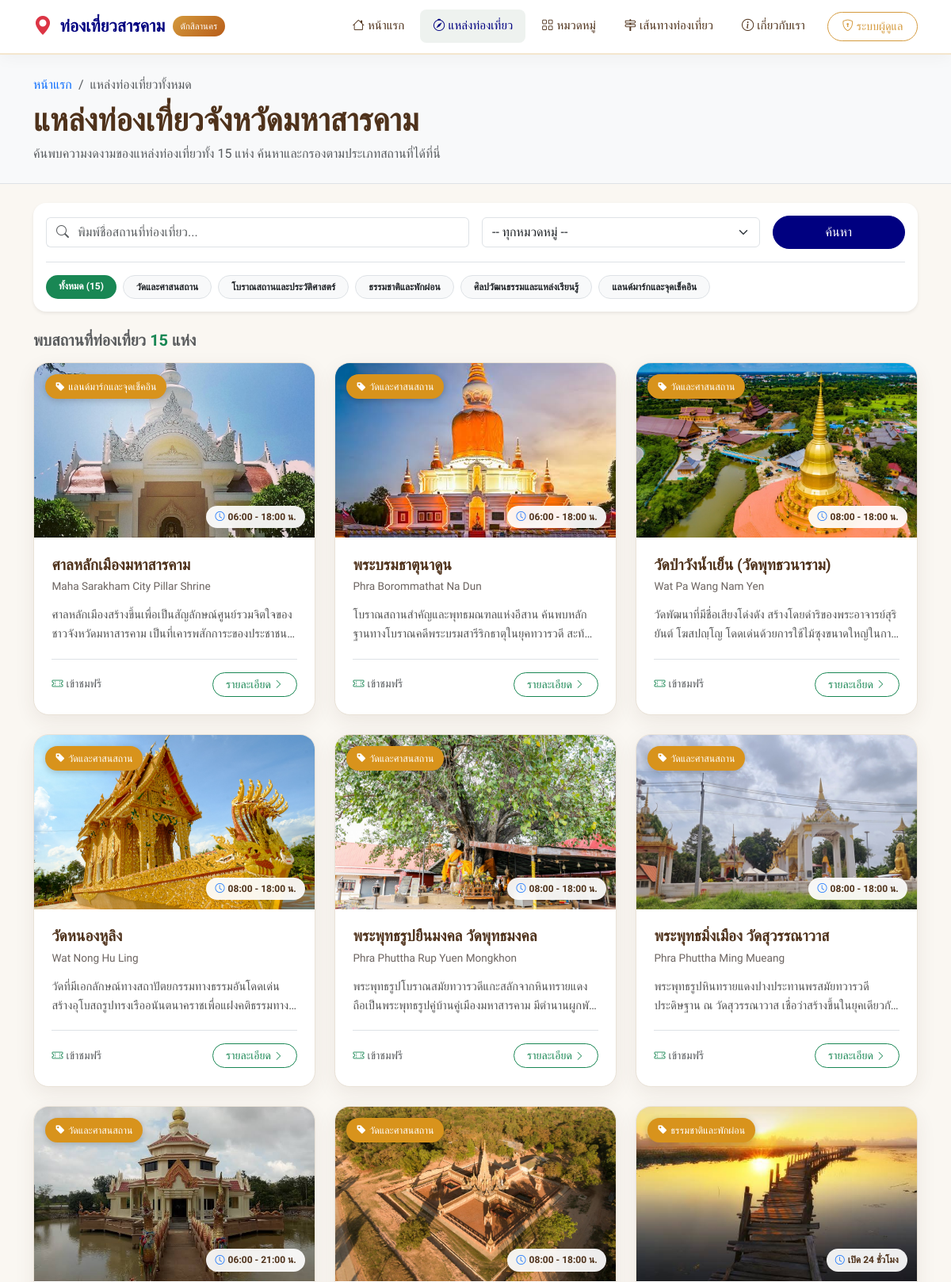
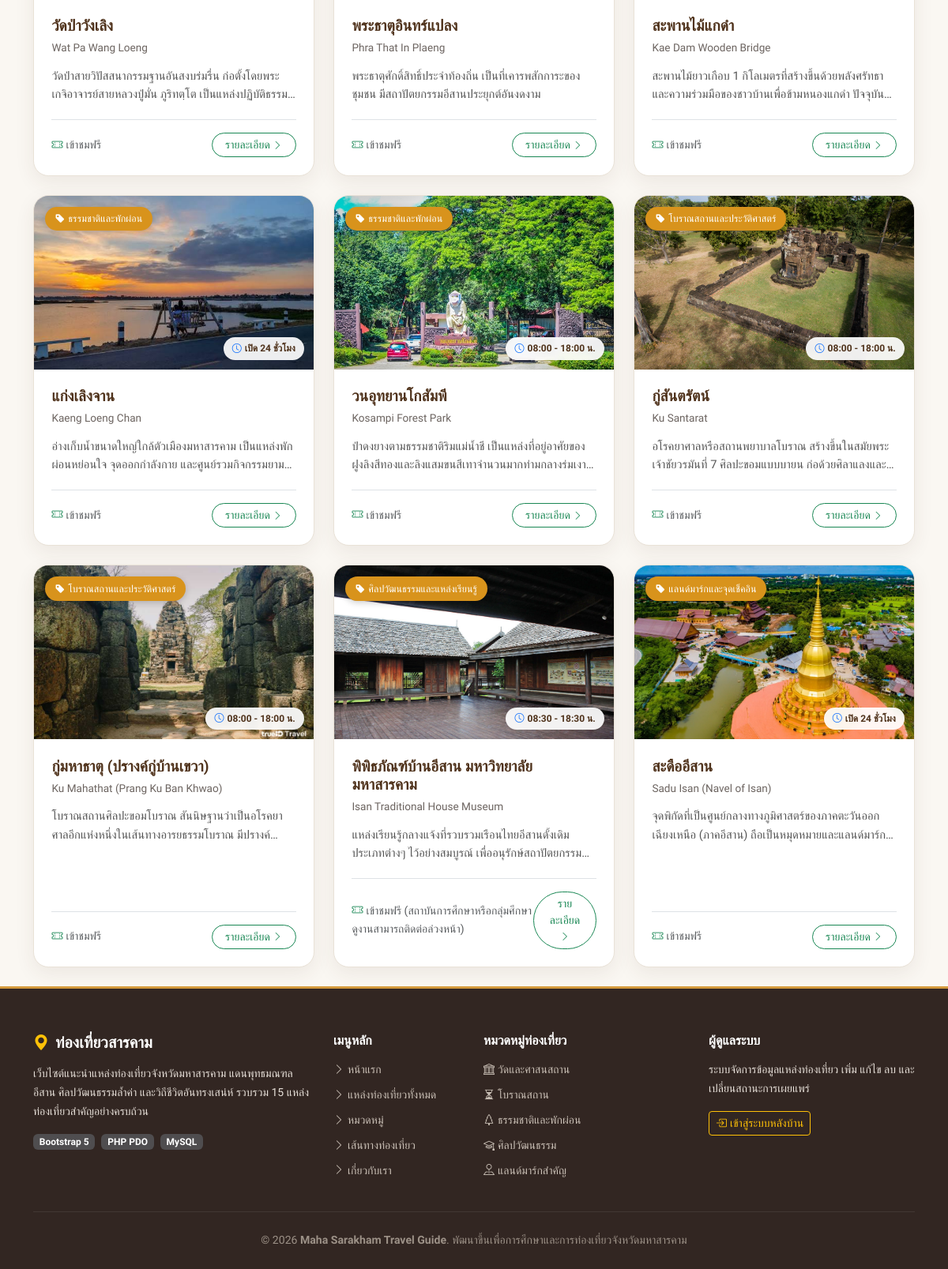
The page /attractions.php on the database its author committed (2 pictures, top to bottom).
### tables this page shows
CREATE TABLE `categories` (
  `id` INT(11) NOT NULL AUTO_INCREMENT,
  `name` VARCHAR(100) NOT NULL,
  `slug` VARCHAR(100) NOT NULL,
  `description` TEXT DEFAULT NULL,
  `icon` VARCHAR(50) DEFAULT 'bi-geo-alt',
  `created_at` TIMESTAMP NOT NULL DEFAULT CURRENT_TIMESTAMP,
  PRIMARY KEY (`id`),
  UNIQUE KEY `slug_unique` (`slug`)
);

CREATE TABLE `attractions` (
  `id` INT(11) NOT NULL AUTO_INCREMENT,
  `category_id` INT(11) NOT NULL,
  `name_th` VARCHAR(150) NOT NULL,
  `name_en` VARCHAR(150) DEFAULT NULL,
  `slug` VARCHAR(150) NOT NULL,
  `history` TEXT DEFAULT NULL,
  `highlights` TEXT DEFAULT NULL,
  `opening_time` TIME DEFAULT NULL,
  `closing_time` TIME DEFAULT NULL,
  `is_open_24_hours` TINYINT(1) NOT NULL DEFAULT 0,
  `operating_days` VARCHAR(100) DEFAULT 'เปิดให้บริการทุกวัน',
  `admission_fee` VARCHAR(150) DEFAULT 'ยังไม่มีข้อมูลยืนยัน',
  `image_url` VARCHAR(255) DEFAULT 'assets/images/default.jpg',
  `address` TEXT DEFAULT NULL,
  `travel_info` TEXT DEFAULT 'ยังไม่มีข้อมูลยืนยัน',
  `google_maps_url` TEXT NOT NULL,
  `facilities` TEXT DEFAULT 'ยังไม่มีข้อมูลยืนยัน',
  `nearby_places` TEXT DEFAULT 'ยังไม่มีข้อมูลยืนยัน',
  `visitor_tips` TEXT DEFAULT 'ยังไม่มีข้อมูลยืนยัน',
  `status` ENUM('published', 'draft') NOT NULL DEFAULT 'published',
  `created_at` TIMESTAMP NOT NULL DEFAULT CURRENT_TIMESTAMP,
  `updated_at` TIMESTAMP NOT NULL DEFAULT CURRENT_TIMESTAMP ON UPDATE CURRENT_TIMESTAMP,
  PRIMARY KEY (`id`),
  UNIQUE KEY `slug_unique` (`slug`),
  KEY `fk_attractions_category` (`category_id`),
  CONSTRAINT `fk_attractions_category` FOREIGN KEY (`category_id`) REFERENCES `categories` (`id`) ON UPDATE CASCADE ON DELETE RESTRICT
);

### includes/functions.php (called while the page is built, shortened)
<?php
if (!function_exists('e')) {
    function e($string) {
        return htmlspecialchars((string)$string, ENT_QUOTES, 'UTF-8');
    }
}
if (!function_exists('format_time_range')) {
    function format_time_range($open, $close, $is_24_hours) {
        if ($is_24_hours) {
            return 'เปิด 24 ชั่วโมง';
        }
        return date('H:i', strtotime($open)) . ' - ' . date('H:i', strtotime($close)) . ' น.';
    }
}
if (!function_exists('get_image_url')) {
    function get_image_url($path) {
        if (!empty($path)) {
            if (file_exists(__DIR__ . '/../' . $path)) {
                return $path;
            }
            static $fallback_map = [
                '1.' => 'assets/images/attractions/city-pillar.jpg',
                '2.' => 'assets/images/attractions/phra-borommathat-na-dun.jpg',
                '3.' => 'assets/images/attractions/wat-pa-wang-nam-yen.jpg',
                '4.' => 'assets/images/attractions/wat-nong-hu-ling.jpg',
                '5.' => 'assets/images/attractions/wat-phuttha-mongkhon.jpg',
                '6.' => 'assets/images/attractions/wat-suwannawat.jpg',
                '7.' => 'assets/images/attractions/wat-pa-wang-loeng.jpg',
                '8.' => 'assets/images/attractions/phra-that-in-plaeng.jpg',
                '9.' => 'assets/images/attractions/kae-dam-bridge.jpg',
                '10.' => 'assets/images/attractions/kaeng-loeng-chan.jpg',
                '11.' => 'assets/images/attractions/kosampi-park.jpg',
                '12.' => 'assets/images/attractions/ku-santarat.jpg',
                '13.' => 'assets/images/attractions/ku-mahathat.jpg',
                '14.' => 'assets/images/attractions/isan-museum.jpg',
                '15.' => 'assets/images/attractions/sadu-isan.jpg',
            ];
            foreach ($fallback_map as $key => $target) {
                if (strpos($path, $key) !== false && file_exists(__DIR__ . '/../' . $target)) {
                    return $target;
                }
            }
        }
        return 'assets/images/placeholder.svg';
    }
}
?>

### attractions.php (the view, shortened to what this page needs)
<?php
require_once __DIR__ . '/config/db.php';
require_once __DIR__ . '/includes/functions.php';
$search_query = isset($_GET['q']) ? trim($_GET['q']) : '';
$category_filter = isset($_GET['category']) ? (int)$_GET['category'] : 0;
try {
    $cat_stmt = $pdo->query("SELECT * FROM categories ORDER BY id ASC");
    $categories = $cat_stmt->fetchAll();
} catch (PDOException $e) {
    $categories = [];
}
$sql = "
    SELECT a.*, c.name as category_name
    FROM attractions a
    JOIN categories c ON a.category_id = c.id
    WHERE a.status = 'published'
";
$params = [];
$sql .= " ORDER BY a.id ASC";
try {
    $stmt = $pdo->prepare($sql);
    $stmt->execute($params);
    $attractions = $stmt->fetchAll();
} catch (PDOException $e) {
    $attractions = [];
}
require_once __DIR__ . '/includes/header.php';
?>
<div class="py-4 bg-light border-bottom">
    <div class="container">
        <nav aria-label="breadcrumb">
            <ol class="breadcrumb mb-2 small">
                <li class="breadcrumb-item"><a href="index.php" class="text-decoration-none">หน้าแรก</a></li>
                <li class="breadcrumb-item active" aria-current="page">แหล่งท่องเที่ยวทั้งหมด</li>
            </ol>
        </nav>
        <h1 class="display-6 fw-bold mb-1">แหล่งท่องเที่ยวจังหวัดมหาสารคาม</h1>
        <p class="text-muted mb-0">ค้นพบความงดงามของแหล่งท่องเที่ยวทั้ง 15 แห่ง ค้นหาและกรองตามประเภทสถานที่ได้ที่นี่</p>
    </div>
</div>
<div class="container py-4">
    <div class="card border-0 shadow-sm rounded-4 p-3 mb-4">
        <form action="attractions.php" method="GET" class="row g-3 align-items-center">
            <div class="col-lg-6 col-md-7">
                <div class="input-group">
                    <span class="input-group-text bg-white border-end-0"><i class="bi bi-search text-muted"></i></span>
                    <input type="text" name="q" class="form-control border-start-0 ps-0" placeholder="พิมพ์ชื่อสถานที่ท่องเที่ยว..." value="<?= e($search_query) ?>">
                </div>
            </div>
            <div class="col-lg-4 col-md-5">
                <select name="category" class="form-select" onchange="this.form.submit()">
                    <option value="0">-- ทุกหมวดหมู่ --</option>
                </select>
            </div>
            <div class="col-lg-2 col-md-12 d-flex gap-2">
                <button type="submit" class="btn btn-primary-custom w-100">ค้นหา</button>
            </div>
        </form>
        <div class="d-flex gap-2 flex-wrap mt-3 pt-3 border-top">
            <a href="attractions.php" class="badge rounded-pill text-decoration-none px-3 py-2 <?= $category_filter == 0 ? 'bg-success text-white' : 'bg-light text-dark border' ?>">
                ทั้งหมด (15)
            </a>
            <?php foreach ($categories as $cat): ?>
                <a href="attractions.php?category=<?= e($cat['id']) ?>" class="badge rounded-pill text-decoration-none px-3 py-2 <?= $category_filter == $cat['id'] ? 'bg-success text-white' : 'bg-light text-dark border' ?>">
                    <?= e($cat['name']) ?>
                </a>
            <?php endforeach; ?>
        </div>
    </div>
    <div class="d-flex justify-content-between align-items-center mb-3">
        <h5 class="mb-0 text-muted">
            พบสถานที่ท่องเที่ยว <strong class="text-success"><?= count($attractions) ?></strong> แห่ง
        </h5>
    </div>
    <?php if (empty($attractions)): ?>
        <div class="card border-0 shadow-sm rounded-4 text-center py-5 my-4">
            <i class="bi bi-search display-1 text-muted mb-3"></i>
            <h4>ไม่พบสถานที่ท่องเที่ยวที่ตรงกับเงื่อนไข</h4>
            <p class="text-muted">ลองเปลี่ยนคำค้นหา หรือเลือกหมวดหมู่อื่นดูนะครับ</p>
            <div>
                <a href="attractions.php" class="btn btn-primary-custom">ดูสถานที่ทั้งหมด</a>
            </div>
        </div>
    <?php else: ?>
        <div class="row g-4">
            <?php foreach ($attractions as $item): ?>
                <div class="col-lg-4 col-md-6">
                    <div class="attraction-card">
                        <div class="card-img-wrapper">
                            <span class="category-tag">
                                <i class="bi bi-tag-fill me-1"></i><?= e($item['category_name']) ?>
                            </span>
                            <span class="time-tag">
                                <i class="bi bi-clock me-1 text-primary"></i><?= format_time_range($item['opening_time'], $item['closing_time'], $item['is_open_24_hours']) ?>
                            </span>
                            <img src="<?= e(get_image_url($item['image_url'])) ?>" alt="<?= e($item['name_th']) ?>" loading="lazy">
                        </div>
                        <div class="card-body-custom">
                            <h3 class="attraction-title">
                                <a href="attraction-detail.php?id=<?= e($item['id']) ?>" class="text-decoration-none text-reset">
                                    <?= e($item['name_th']) ?>
                                </a>
                            </h3>
                            <div class="attraction-en-name"><?= e($item['name_en'] ?? '') ?></div>
                            <p class="attraction-desc"><?= e($item['history'] ?? 'สถานที่ท่องเที่ยวอันทรงคุณค่าของจังหวัดมหาสารคาม') ?></p>
                            <div class="mt-auto pt-3 border-top d-flex justify-content-between align-items-center">
                                <small class="text-muted">
                                    <i class="bi bi-ticket-perforated me-1 text-success"></i><?= e($item['admission_fee']) ?>
                                </small>
                                <a href="attraction-detail.php?id=<?= e($item['id']) ?>" class="btn btn-sm btn-outline-success rounded-pill px-3">
                                    รายละเอียด <i class="bi bi-chevron-right small"></i>
                                </a>
                            </div>
                        </div>
                    </div>
                </div>
            <?php endforeach; ?>
        </div>
    <?php endif; ?>
</div>
<?php require_once __DIR__ . '/includes/footer.php'; ?>

### assets/css/style.css (style rules this page uses)
:root { --primary-color: #000080; --primary-hover: #4169E1; --secondary-color: #4f321b; --accent-gold: #d49a3d; --accent-brick: #b85d19; --bg-cream: #faf7f2; --bg-white: #ffffff; --text-dark: #2c2523; --text-muted: #6c6460; --border-color: #e9e2d7; --card-shadow: 0 8px 24px rgba(74, 53, 37, 0.08); --card-hover-shadow: 0 16px 36px rgba(74, 53, 37, 0.15); }
body { font-family: 'Sarabun', -apple-system, BlinkMacSystemFont, 'Segoe UI', Roboto, sans-serif; background-color: var(--bg-cream); color: var(--text-dark); line-height: 1.7; min-height: 100vh; display: flex; flex-direction: column; }
h1, h2, h3, h4, h5, h6, .font-prompt { font-family: 'Prompt', sans-serif; font-weight: 600; color: var(--secondary-color); }
.attraction-card { background: var(--bg-white); border: 1px solid var(--border-color); border-radius: 1.2rem; overflow: hidden; transition: all 0.3s cubic-bezier(0.25, 0.8, 0.25, 1); box-shadow: var(--card-shadow); display: flex; flex-direction: column; height: 100%; }
.card-img-wrapper { position: relative; height: 220px; overflow: hidden; background-color: #eae5de; }
.card-img-wrapper img { width: 100%; height: 100%; object-fit: cover; transition: transform 0.5s ease; }
.category-tag { position: absolute; top: 14px; left: 14px; background: #d8931c; color: #fff; font-size: 0.78rem; font-weight: 500; padding: 0.3rem 0.8rem; border-radius: 20px; backdrop-filter: blur(4px); box-shadow: 0 2px 8px rgba(0,0,0,0.2); }
.time-tag { position: absolute; bottom: 12px; right: 12px; background: rgba(255, 255, 255, 0.92); color: var(--secondary-color); font-size: 0.75rem; font-weight: 600; padding: 0.25rem 0.7rem; border-radius: 15px; backdrop-filter: blur(4px); }
.card-body-custom { padding: 1.4rem; display: flex; flex-direction: column; flex-grow: 1; }
.attraction-title { font-size: 1.2rem; font-weight: 600; margin-bottom: 0.3rem; color: var(--secondary-color); transition: color 0.2s; }
.attraction-en-name { font-size: 0.85rem; color: var(--text-muted); margin-bottom: 0.8rem; }
.attraction-desc { font-size: 0.92rem; color: #555; display: -webkit-box; -webkit-line-clamp: 2; -webkit-box-orient: vertical; overflow: hidden; margin-bottom: 1.2rem; line-height: 1.6; }
.btn-primary-custom { background-color: var(--primary-color); border-color: var(--primary-color); color: #fff; font-family: 'Prompt', sans-serif; border-radius: 30px; padding: 0.5rem 1.4rem; font-weight: 500; transition: all 0.25s ease; }

### rows shown on the page
categories: name "วัดและศาสนสถาน"
categories: name "โบราณสถานและประวัติศาสตร์"
categories: name "ธรรมชาติและพักผ่อน"
categories: name "ศิลปวัฒนธรรมและแหล่งเรียนรู้"
categories: name "แลนด์มาร์กและจุดเช็คอิน"
attractions: category.name "แลนด์มาร์กและจุดเช็คอิน", opening_time+closing_time+is_open_24_hours "06:00 - 18:00 น.", image_url+name_th (picture), name_th "ศาลหลักเมืองมหาสารคาม", name_en "Maha Sarakham City Pillar Shrine", admission_fee "เข้าชมฟรี"
attractions: category.name "วัดและศาสนสถาน", opening_time+closing_time+is_open_24_hours "06:00 - 18:00 น.", image_url+name_th (picture), name_th "พระบรมธาตุนาดูน", name_en "Phra Borommathat Na Dun", history "โบราณสถานสำคัญและพุทธมณฑลแห่งอีสาน…", admission_fee "เข้าชมฟรี"
attractions: category.name "วัดและศาสนสถาน", opening_time+closing_time+is_open_24_hours "08:00 - 18:00 น.", image_url (picture), name_th "วัดป่าวังน้ำเย็น (วัดพุทธวนาราม)", name_en "Wat Pa Wang Nam Yen", history "วัดพัฒนาที่มีชื่อเสียงโด่งดัง สร้างโดยดำริของพระอาจารย์สุริยันต์…", admission_fee "เข้าชมฟรี"
attractions: category.name "วัดและศาสนสถาน", opening_time+closing_time+is_open_24_hours "08:00 - 18:00 น.", image_url+name_th (picture), name_th "วัดหนองหูลิง", name_en "Wat Nong Hu Ling", admission_fee "เข้าชมฟรี"
attractions: category.name "วัดและศาสนสถาน", opening_time+closing_time+is_open_24_hours "08:00 - 18:00 น.", image_url+name_th (picture), name_th "พระพุทธรูปยืนมงคล วัดพุทธมงคล", name_en "Phra Phuttha Rup Yuen Mongkhon", history "พระพุทธรูปโบราณสมัยทวารวดีแกะสลักจากหินทรายแดง…", admission_fee "เข้าชมฟรี"
attractions: category.name "วัดและศาสนสถาน", opening_time+closing_time+is_open_24_hours "08:00 - 18:00 น.", image_url+name_th (picture), name_th "พระพุทธมิ่งเมือง วัดสุวรรณาวาส", name_en "Phra Phuttha Ming Mueang", history "พระพุทธรูปหินทรายแดงปางประทานพรสมัยทวารวดี ประดิษฐาน ณ…", admission_fee "เข้าชมฟรี"
attractions: category.name "วัดและศาสนสถาน", opening_time+closing_time+is_open_24_hours "06:00 - 21:00 น.", image_url+name_th (picture), name_th "วัดป่าวังเลิง", name_en "Wat Pa Wang Loeng", history "วัดป่าสายวิปัสสนากรรมฐานอันสงบร่มรื่น ก่อตั้งโดยพระเกจิอาจารย์สายหลวงปู่มั่น…", admission_fee "เข้าชมฟรี"
attractions: category.name "วัดและศาสนสถาน", opening_time+closing_time+is_open_24_hours "08:00 - 18:00 น.", image_url+name_th (picture), name_th "พระธาตุอินทร์แปลง", name_en "Phra That In Plaeng", history "พระธาตุศักดิ์สิทธิ์ประจำท้องถิ่น เป็นที่เคารพสักการะของชุมชน มีสถาปัตยกรรมอีสานประยุกต์อันงดงาม", admission_fee "เข้าชมฟรี"
attractions: category.name "ธรรมชาติและพักผ่อน", opening_time+closing_time+is_open_24_hours "เปิด 24 ชั่วโมง", image_url+name_th (picture), name_th "สะพานไม้แกดำ", name_en "Kae Dam Wooden Bridge", history "สะพานไม้ยาวเกือบ 1…", admission_fee "เข้าชมฟรี"
attractions: category.name "ธรรมชาติและพักผ่อน", opening_time+closing_time+is_open_24_hours "เปิด 24 ชั่วโมง", image_url+name_th (picture), name_th "แก่งเลิงจาน", name_en "Kaeng Loeng Chan", history "อ่างเก็บน้ำขนาดใหญ่ใกล้ตัวเมืองมหาสารคาม เป็นแหล่งพักผ่อนหย่อนใจ…", admission_fee "เข้าชมฟรี"
attractions: category.name "ธรรมชาติและพักผ่อน", opening_time+closing_time+is_open_24_hours "08:00 - 18:00 น.", image_url+name_th (picture), name_th "วนอุทยานโกสัมพี", name_en "Kosampi Forest Park", admission_fee "เข้าชมฟรี"
attractions: category.name "โบราณสถานและประวัติศาสตร์", opening_time+closing_time+is_open_24_hours "08:00 - 18:00 น.", image_url+name_th (picture), name_th "กู่สันตรัตน์", name_en "Ku Santarat", history "อโรคยาศาลหรือสถานพยาบาลโบราณ สร้างขึ้นในสมัยพระเจ้าชัยวรมันที่ 7…", admission_fee "เข้าชมฟรี"
attractions: category.name "โบราณสถานและประวัติศาสตร์", opening_time+closing_time+is_open_24_hours "08:00 - 18:00 น.", image_url+name_th (picture), name_th "กู่มหาธาตุ (ปรางค์กู่บ้านเขวา)", name_en "Ku Mahathat (Prang Ku Ban Khwao)", history "โบราณสถานศิลปะขอมโบราณ…", admission_fee "เข้าชมฟรี"
attractions: category.name "ศิลปวัฒนธรรมและแหล่งเรียนรู้", opening_time+closing_time+is_open_24_hours "08:30 - 18:30 น.", image_url+name_th (picture), name_th "พิพิธภัณฑ์บ้านอีสาน มหาวิทยาลัยมหาสารคาม", name_en "Isan Traditional House Museum", history "แหล่งเรียนรู้กลางแจ้งที่รวบรวมเรือนไทยอีสานดั้งเดิมประเภทต่างๆ…", admission_fee "เข้าชมฟรี (สถาบันการศึกษาหรือกลุ่มศึกษาดูงานสามารถติดต่อล่วงหน้า)"
attractions: category.name "แลนด์มาร์กและจุดเช็คอิน", opening_time+closing_time+is_open_24_hours "เปิด 24 ชั่วโมง", name_th "สะดืออีสาน", name_en "Sadu Isan (Navel of Isan)", history "จุดพิกัดที่เป็นศูนย์กลางทางภูมิศาสตร์ของภาคตะวันออกเฉียงเหนือ…", admission_fee "เข้าชมฟรี"

### other values the page prints
count($attractions) "15"
